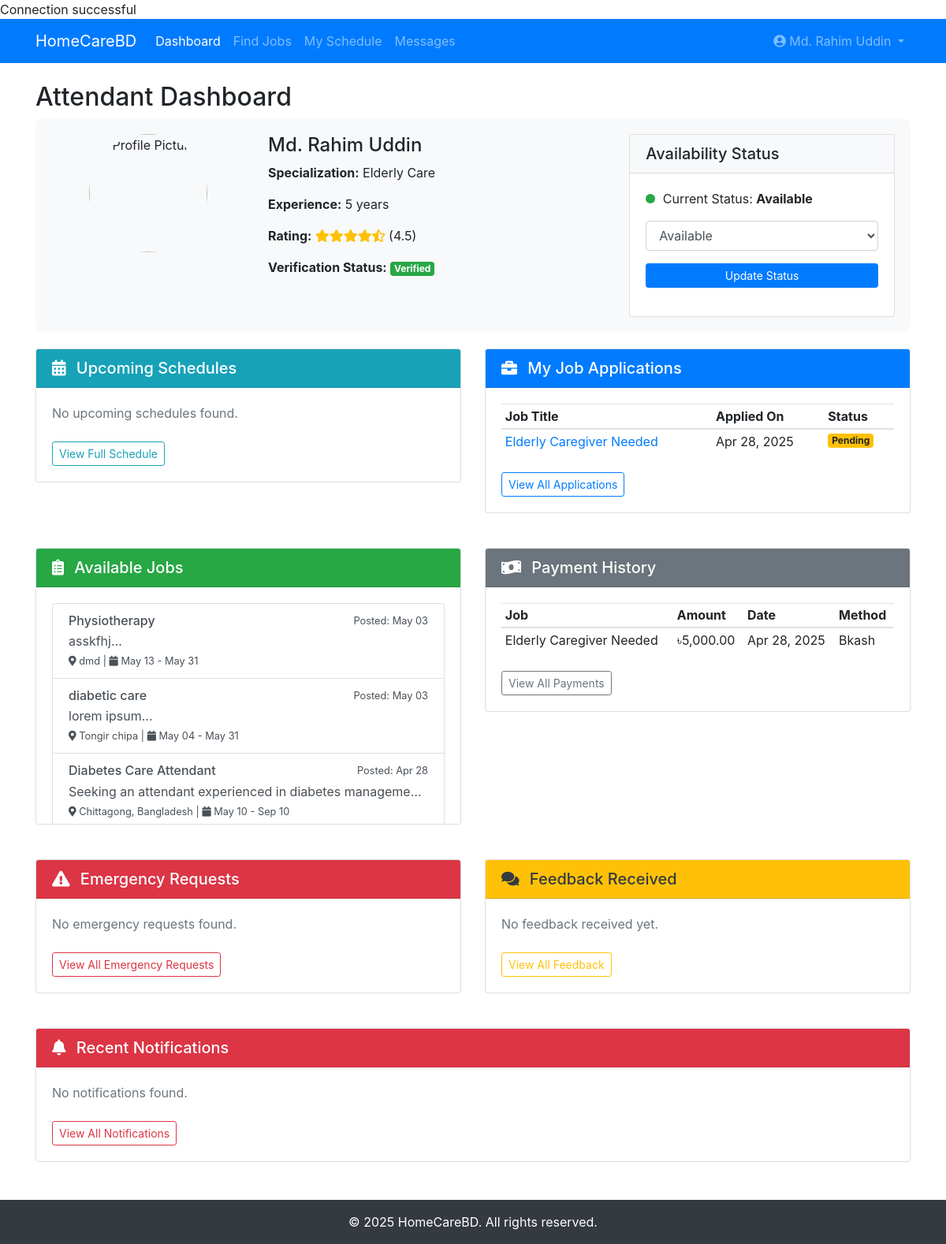
Screenshot of /attendant/dashboard.php (signed in) with the database file from the repository.
### tables this page shows
CREATE TABLE `attendant` (
  `User_ID` int(11) NOT NULL,
  `Specialization` varchar(100) DEFAULT NULL,
  `Qualification` varchar(100) DEFAULT NULL,
  `Experience` int(11) DEFAULT NULL,
  `Availability` enum('available','unavailable') DEFAULT 'available',
  `Average_rating` decimal(3,1) DEFAULT NULL,
  `Verification_status` enum('pending','verified','rejected') DEFAULT 'pending'
);

CREATE TABLE `users` (
  `User_ID` int(11) NOT NULL,
  `Name` varchar(100) DEFAULT NULL,
  `Username` varchar(50) DEFAULT NULL,
  `Birth_date` date DEFAULT NULL,
  `Email` varchar(100) DEFAULT NULL,
  `Password` varchar(255) NOT NULL,
  `Phone` varchar(20) DEFAULT NULL,
  `Verification_status` enum('pending','verified','rejected') DEFAULT 'pending',
  `Role` enum('attendant','patient','admin') DEFAULT NULL
);

CREATE TABLE `job_application` (
  `Application_ID` int(11) NOT NULL,
  `Job_ID` int(11) DEFAULT NULL,
  `Attendant_ID` int(11) DEFAULT NULL,
  `Application_Date` date DEFAULT NULL,
  `Status` enum('pending','accepted','rejected') DEFAULT NULL,
  `Created_at` datetime DEFAULT current_timestamp()
);

CREATE TABLE `job_posting` (
  `Job_ID` int(11) NOT NULL,
  `Patient_ID` int(11) DEFAULT NULL,
  `Job_title` varchar(100) DEFAULT NULL,
  `Job_description` text DEFAULT NULL,
  `Location` varchar(100) DEFAULT NULL,
  `Start_date` date DEFAULT NULL,
  `End_date` date DEFAULT NULL,
  `Status` enum('open','closed','in progress') DEFAULT NULL,
  `Created_at` datetime DEFAULT current_timestamp()
);

CREATE TABLE `payment` (
  `Payment_ID` int(11) NOT NULL,
  `Job_ID` int(11) DEFAULT NULL,
  `Payer_ID` int(11) DEFAULT NULL,
  `Receiver_ID` int(11) DEFAULT NULL,
  `Amount` decimal(10,2) DEFAULT NULL,
  `Date` date DEFAULT NULL,
  `Payment_status` enum('paid','unpaid') DEFAULT NULL,
  `Payment_method` enum('bkash','nagad','bank transfer','cash') DEFAULT NULL,
  `bkash_number` varchar(20) DEFAULT NULL,
  `transaction_id` varchar(50) DEFAULT NULL,
  `Created_at` datetime DEFAULT current_timestamp()
);

### attendant/dashboard.php (the view, shortened to what the rows shown need)
<?php
$user_id = $_SESSION['user_id'];
require_once '../dbconnect.php';
if ($conn->connect_error) {
    error_log("Database connection failed in attendant/dashboard.php: " . $conn->connect_error);
    $error_message = "Database connection failed. Please try again later.";
    $attendant = null;
    $result_applications = false;
    $result_schedule = false;
    $result_available_jobs = false;
    $result_payments = false;
    $result_notifications = false;
    $unread_messages = 0;
    $result_received_feedback = false;
    $result_emergency_requests = false;
} else {
    $sql_attendant_stmt = $conn->prepare("SELECT a.*, u.Name, u.Email, u.Phone
                                         FROM attendant a
                                         JOIN users u ON a.User_ID = u.User_ID
                                         WHERE a.User_ID = ?");
    $sql_attendant_stmt->bind_param("i", $user_id);
    $sql_attendant_stmt->execute();
    $result_attendant = $sql_attendant_stmt->get_result();
    $attendant = $result_attendant->fetch_assoc();
    $sql_applications_stmt = $conn->prepare("SELECT ja.*, jp.Job_title, jp.Location, jp.Start_date, jp.End_date
                                            FROM job_application ja
                                            JOIN job_posting jp ON ja.Job_ID = jp.Job_ID
                                            WHERE ja.Attendant_ID = ?
                                            ORDER BY ja.Application_Date DESC");
    $sql_applications_stmt->bind_param("i", $user_id);
    $sql_applications_stmt->execute();
    $result_applications = $sql_applications_stmt->get_result();
    $sql_available_jobs_stmt = $conn->prepare("SELECT jp.* FROM job_posting jp
                                              WHERE jp.Status = 'open'
                                              AND jp.Job_ID NOT IN (
                                                  SELECT ja.Job_ID FROM job_application ja
                                                  WHERE ja.Attendant_ID = ?
                                              )
                                              ORDER BY jp.Created_at DESC LIMIT 5");
    $sql_available_jobs_stmt->bind_param("i", $user_id);
    $sql_available_jobs_stmt->execute();
    $result_available_jobs = $sql_available_jobs_stmt->get_result();
    $sql_payments_stmt = $conn->prepare("SELECT p.*, jp.Job_title, u.Name as PayerName
                                        FROM payment p
                                        JOIN job_posting jp ON p.Job_ID = jp.Job_ID
                                        JOIN users u ON p.Payer_ID = u.User_ID
                                        WHERE p.Receiver_ID = ?
                                        ORDER BY p.Date DESC LIMIT 5");
    $sql_payments_stmt->bind_param("i", $user_id);
    $sql_payments_stmt->execute();
    $result_payments = $sql_payments_stmt->get_result();
}
?>
<!DOCTYPE html>
<html lang="en">
<head>
    <link rel="stylesheet" href="https://stackpath.bootstrapcdn.com/bootstrap/4.5.2/css/bootstrap.min.css">
    <link rel="stylesheet" href="https://cdnjs.cloudflare.com/ajax/libs/font-awesome/5.15.3/css/all.min.css">
</head>
<body>
    <nav class="navbar navbar-expand-lg navbar-dark bg-primary">
        <div class="container">
            <div class="collapse navbar-collapse" id="navbarNav">
                <ul class="navbar-nav">
                    <li class="nav-item dropdown">
                        <a class="nav-link dropdown-toggle" href="#" id="navbarDropdown" role="button" data-toggle="dropdown">
                            <i class="fas fa-user-circle"></i> <?php echo htmlspecialchars($attendant['Name'] ?? 'Attendant'); ?>
                        </a>
                         </li>
                </ul>
            </div>
        </div>
    </nav>
    <div class="container mt-4">
        <h2>Attendant Dashboard</h2>
        <div class="profile-section">
            <div class="row">
                <div class="col-md-5">
                    <h4><?php echo htmlspecialchars($attendant['Name'] ?? 'Attendant'); ?></h4>
                    <p><strong>Specialization:</strong> <?php echo htmlspecialchars($attendant['Specialization'] ?? 'Not specified'); ?></p>
                    <p><strong>Experience:</strong> <?php echo htmlspecialchars(isset($attendant['Experience']) && $attendant['Experience'] ? $attendant['Experience'] . ' years' : 'Not specified'); ?></p>
                    <p><strong>Rating:</strong>
                        <?php
                        if (isset($attendant['Average_rating']) && $attendant['Average_rating']) {
                            for ($i = 1; $i <= 5; $i++) {
                                if ($i <= $attendant['Average_rating']) {
                                    echo '<i class="fas fa-star text-warning"></i>';
                                } elseif ($i - 0.5 <= $attendant['Average_rating']) {
                                    echo '<i class="fas fa-star-half-alt text-warning"></i>';
                                } else {
                                    echo '<i class="far fa-star text-warning"></i>';
                                }
                            }
                            echo ' (' . htmlspecialchars($attendant['Average_rating']) . ')';
                        } else {
                            echo 'No ratings yet';
                        }
                        ?>
                    </p>
                    <p><strong>Verification Status:</strong>
                        <?php if (($attendant['Verification_status'] ?? '') == 'verified'): ?>
                            <span class="badge badge-success">Verified</span>
                        <?php elseif (($attendant['Verification_status'] ?? '') == 'pending'): ?>
                            <span class="badge badge-warning">Pending Verification</span>
                        <?php else: ?>
                            <span class="badge badge-danger">Rejected</span>
                        <?php endif; ?>
                    </p>
                </div>
                <div class="col-md-4">
                    <div class="card">
                        <div class="card-body">
                            <div class="mb-3">
                                <span>Current Status: <strong><?php echo ucfirst(htmlspecialchars($attendant['Availability'] ?? 'Not set')); ?></strong></span>
                            </div>
                            <form method="post" action="">
                                <div class="form-group">
                                    <select name="availability" class="form-control">
                                        <option value="available" <?php echo (($attendant['Availability'] ?? '') == 'available') ? 'selected' : ''; ?>>Available</option>
                                    </select>
                                </div>
                            </form>
                        </div>
                    </div>
                </div>
            </div>
        </div>
        <div class="row">
            <div class="col-md-6">
                <div class="card dashboard-card">
                    <div class="card-body" style="max-height: 300px; overflow-y: auto;">
                        <?php if ($result_applications !== false && $result_applications->num_rows > 0): ?>
                            <table class="table table-sm">
                                <thead>
                                    <tr>
                                        <th>Job Title</th>
                                        <th>Applied On</th>
                                        <th>Status</th>
                                    </tr>
                                </thead>
                                <tbody>
                                    <?php while ($application = $result_applications->fetch_assoc()): ?>
                                        <tr>
                                             <td><a href="job_details.php?id=<?php echo htmlspecialchars($application['Job_ID'] ?? ''); ?>"><?php echo htmlspecialchars($application['Job_title'] ?? 'N/A'); ?></a></td>
                                             <td><?php echo htmlspecialchars(date('M d, Y', strtotime($application['Application_Date'] ?? 'now'))); ?></td>
                                            <td>
                                                <?php
                                                     $status = htmlspecialchars($application['Status'] ?? 'unknown');
                                                    $badge_class = 'badge-secondary';
                                                    switch ($status) {
                                                        case 'pending':
                                                            $badge_class = 'badge-warning';
                                                            break;
                                                    }
                                                ?>
                                                <span class="badge <?php echo $badge_class; ?>"><?php echo ucfirst(str_replace('_', ' ', $status)); ?></span>
                                            </td>
                                        </tr>
                                    <?php endwhile; ?>
                                </tbody>
                            </table>
                        <?php elseif ($result_applications !== false): ?>
                            <p class="text-muted">No job applications found.</p>
                        <?php else: ?>
                             <p class="text-danger">Error loading job applications.</p>
                        <?php endif; ?>
                         </div>
                </div>
            </div>
        </div>
        <div class="row mt-4">
            <div class="col-md-6">
                <div class="card dashboard-card">
                    <div class="card-body" style="max-height: 300px; overflow-y: auto;">
                        <?php if ($result_available_jobs !== false && $result_available_jobs->num_rows > 0): ?>
                            <div class="list-group">
                                <?php while ($job = $result_available_jobs->fetch_assoc()): ?>
                                     <a href="job_application.php?id=<?php echo htmlspecialchars($job['Job_ID'] ?? ''); ?>" class="list-group-item list-group-item-action">
                                     <div class="d-flex w-100 justify-content-between">
                                            <h6 class="mb-1"><?php echo htmlspecialchars($job['Job_title'] ?? 'N/A'); ?></h6>
                                            <small>Posted: <?php echo htmlspecialchars(date('M d', strtotime($job['Created_at'] ?? 'now'))); ?></small>
                                        </div>
                                        <p class="mb-1 text-truncate"><?php echo htmlspecialchars(substr($job['Job_description'] ?? 'No description', 0, 80)) . '...'; ?></p>
                                        <small>
                                            <i class="fas fa-map-marker-alt"></i> <?php echo htmlspecialchars($job['Location'] ?? 'N/A'); ?> |
                                            <i class="fas fa-calendar"></i> <?php echo htmlspecialchars(date('M d', strtotime($job['Start_date'] ?? 'now'))); ?> - <?php echo htmlspecialchars(date('M d', strtotime($job['End_date'] ?? 'now'))); ?>
                                        </small>
                                    </a>
                                <?php endwhile; ?>
                            </div>
                        <?php elseif ($result_available_jobs !== false): ?>
                            <p class="text-muted">No available jobs found.</p>
                        <?php else: ?>
                            <p class="text-danger">Error loading available jobs.</p>
                        <?php endif; ?>
                         </div>
                </div>
            </div>
            <div class="col-md-6">
                <div class="card dashboard-card">
                    <div class="card-body" style="max-height: 300px; overflow-y: auto;">
                        <?php if ($result_payments !== false && $result_payments->num_rows > 0): ?>
                            <table class="table table-sm">
                                <thead>
                                    <tr>
                                        <th>Job</th>
                                        <th>Amount</th>
                                        <th>Date</th>
                                        <th>Method</th>
                                    </tr>
                                </thead>
                                <tbody>
                                    <?php while ($payment = $result_payments->fetch_assoc()): ?>
                                        <tr>
                                            <td><?php echo htmlspecialchars($payment['Job_title'] ?? 'N/A'); ?></td>
                                            <td>৳<?php echo htmlspecialchars(number_format($payment['Amount'] ?? 0, 2)); ?></td>
                                            <td><?php echo htmlspecialchars(date('M d, Y', strtotime($payment['Date'] ?? 'now'))); ?></td>
                                            <td><?php echo ucfirst(htmlspecialchars($payment['Payment_method'] ?? 'N/A')); ?></td>
                                        </tr>
                                    <?php endwhile; ?>
                                </tbody>
                            </table>
                        <?php elseif ($result_payments !== false): ?>
                            <p class="text-muted">No payment history found.</p>
                        <?php else: ?>
                             <p class="text-danger">Error loading payment history.</p>
                        <?php endif; ?>
                         </div>
                </div>
            </div>
        </div>
    </div>
</body>
</html>

### rows the page displays
attendant: User_ID.Name "Md. Rahim Uddin", Specialization "Elderly Care", Experience "5 years", Average_rating "4.5", Availability "Available", availability "Available"
job_application: Job_ID.Job_title "Elderly Caregiver Needed", Application_Date "Apr 28, 2025", Status "Pending"
job_posting: Job_title "Physiotherapy", Created_at "May 03", Job_description "asskfhj", Location "dmd", Start_date "May 13", End_date "May 31"
job_posting: Job_title "diabetic care", Created_at "May 03", Job_description "lorem ipsum", Location "Tongir chipa", Start_date "May 04", End_date "May 31"
job_posting: Job_title "Diabetes Care Attendant", Created_at "Apr 28", Job_description "Seeking an attendant experienced in diabetes manageme…", Location "Chittagong, Bangladesh", Start_date "May 10", End_date "Sep 10"
payment: Job_ID.Job_title "Elderly Caregiver Needed", Amount "5,000.00", Date "Apr 28, 2025", Payment_method "Bkash"
